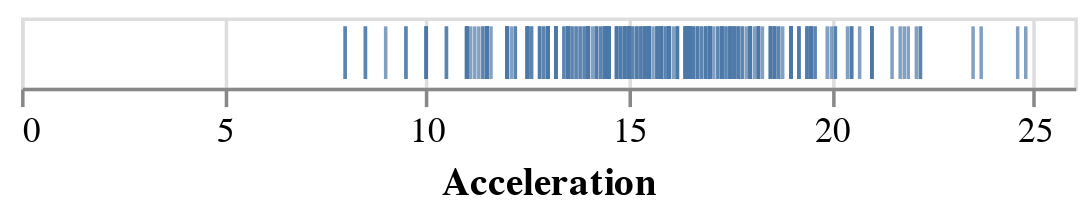

Notebook source saved alongside this figure:
### Markdown cell above
There is another nice mark called `tick`:

### Code cell
alt.Chart(cars).mark_tick().encode(
    x='Acceleration',
)

### Figure 1 — Vega-Lite specification as saved in the notebook (floating-point values rounded to 4 significant figures; data arrays with more than 128 entries replaced by an {"elided": "..."} marker saying what was removed)
{"config": {"view": {"continuousWidth": 300, "continuousHeight": 300}}, "data": {"name": "data-583e73726c1545c56c203344161a975c"}, "mark": {"type": "tick"}, "encoding": {"x": {"field": "Acceleration", "type": "quantitative"}}, "$schema": "https://vega.github.io/schema/vega-lite/v5.20.1.json", "datasets": {"data-583e73726c1545c56c203344161a975c": {"elided": "406 records"}}}
